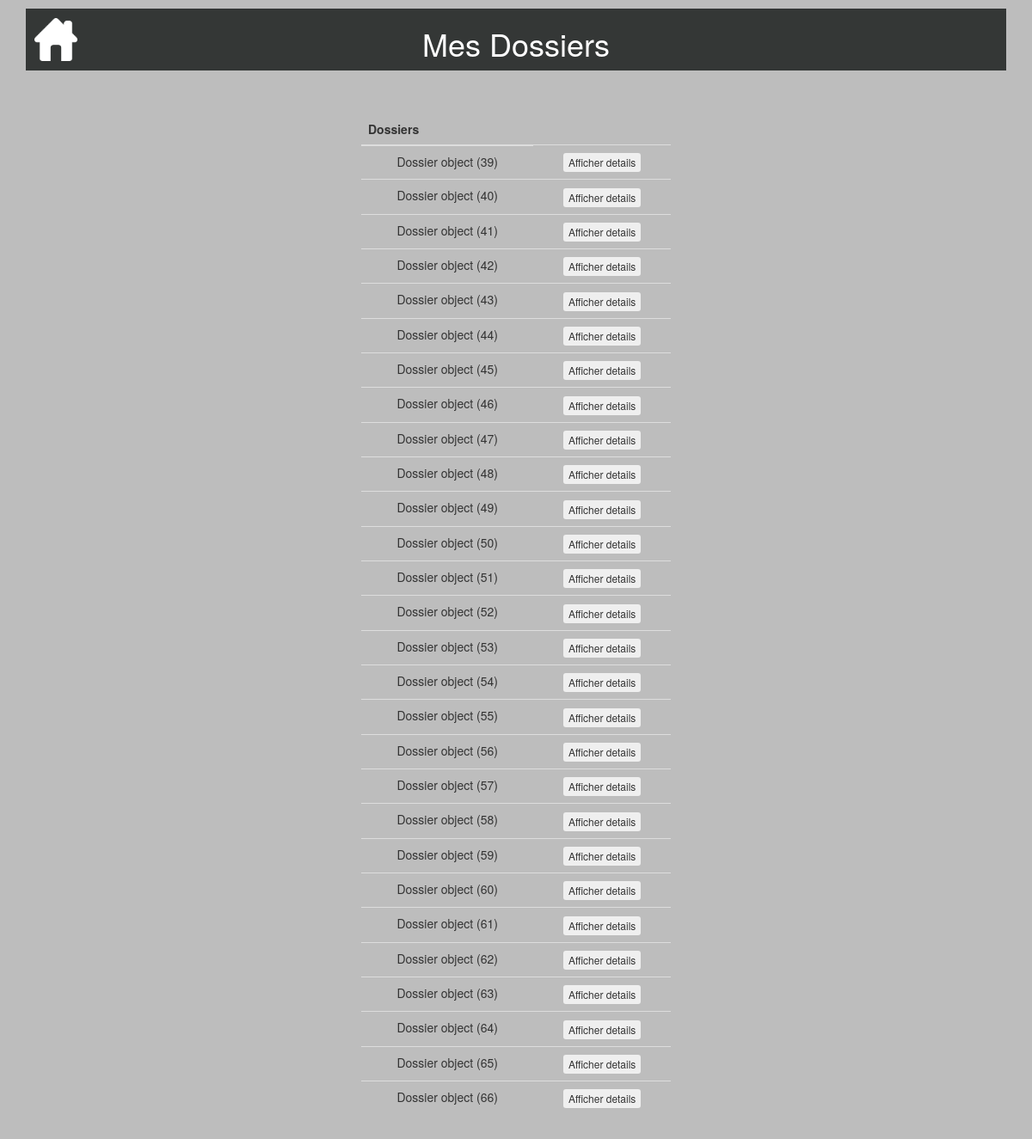
The page /consulterdossier/ (signed in) on the database its author committed.
### calculdej/models.py (models this page shows, shortened)
class Dossier(models.Model):
    date = models.DateTimeField(default=timezone.now, blank=True, verbose_name="Date création")
    auteur = models.ForeignKey(settings.AUTH_USER_MODEL, on_delete=models.CASCADE)
    imc = models.DecimalField(default=0.00,max_digits=5, decimal_places=2)
    age = models.IntegerField(default=0)
    de = models.DecimalField(default=0.00,max_digits=5, decimal_places=2)
    sexe = models.CharField(default="",max_length=1)
    dernier = models.BooleanField(default=True)

### consulterdossier/views.py (the view)
# urls.py: url('consulterdossier/', include('consulterdossier.urls')),
@login_required
def consulterdossier(request):
    dossiers = Dossier.objects.filter(auteur=request.user)
    if request.method == 'POST' and 'btnaffdetails' in request.POST:
        id_dossier = int(request.POST.get('btnaffdetails'))
        dossier = Dossier.objects.get(id=id_dossier)
        date = dossier.date
        imc = dossier.imc
        de = dossier.de
    return render(request, 'consulterdossier/consulterdossier.html', locals())

### consulterdossier/templates/consulterdossier/consulterdossier.html (shortened to what this page needs)
{% extends "base.html" %}
{% block header %}<h1>Mes Dossiers</h1>{% endblock %}
{% block content %}
<table class="table">
  <thead>
       <tr>
           <th>Dossiers</th>
       </tr>
   </thead>
   <tbody>
       {% for d in dossiers %}
       <tr>
           <td>{{ d }} </td>
           <td>
             <form method="post">
                 <button onclick="details()" class="btn btn-xs" type="submit" name="btnaffdetails" value="{{d.id}}">Afficher details</button>
             </form>
          </td>
       </tr>
      {%endfor%}
    </tbody>
</table>
{% endblock %}

### static/css/style.css (style rules this page uses)
body { background-color: #BDBDBD; margin-left: auto; margin-right: auto; }

### rows shown on the page
Dossier: id "Dossier object (39)"
Dossier: id "Dossier object (40)"
Dossier: id "Dossier object (41)"
Dossier: id "Dossier object (42)"
Dossier: id "Dossier object (43)"
Dossier: id "Dossier object (44)"
Dossier: id "Dossier object (45)"
Dossier: id "Dossier object (46)"
Dossier: id "Dossier object (47)"
Dossier: id "Dossier object (48)"
Dossier: id "Dossier object (49)"
Dossier: id "Dossier object (50)"
Dossier: id "Dossier object (51)"
Dossier: id "Dossier object (52)"
Dossier: id "Dossier object (53)"
Dossier: id "Dossier object (54)"
Dossier: id "Dossier object (55)"
Dossier: id "Dossier object (56)"
Dossier: id "Dossier object (57)"
Dossier: id "Dossier object (58)"
Dossier: id "Dossier object (59)"
Dossier: id "Dossier object (60)"
Dossier: id "Dossier object (61)"
Dossier: id "Dossier object (62)"
Dossier: id "Dossier object (63)"
Dossier: id "Dossier object (64)"
Dossier: id "Dossier object (65)"
Dossier: id "Dossier object (66)"
